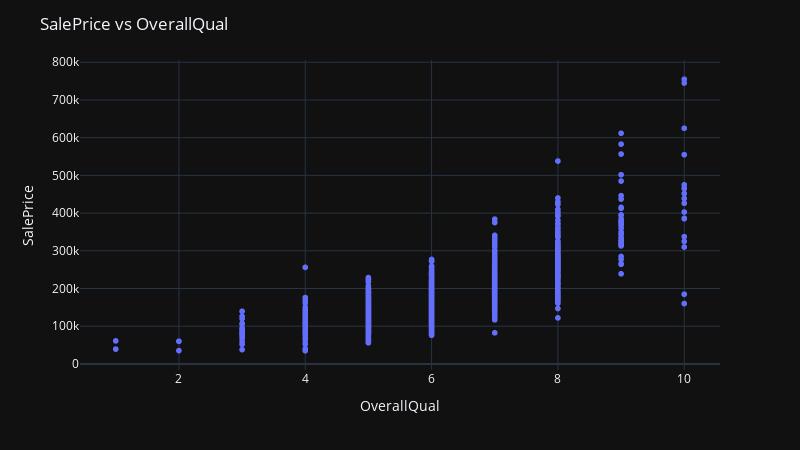
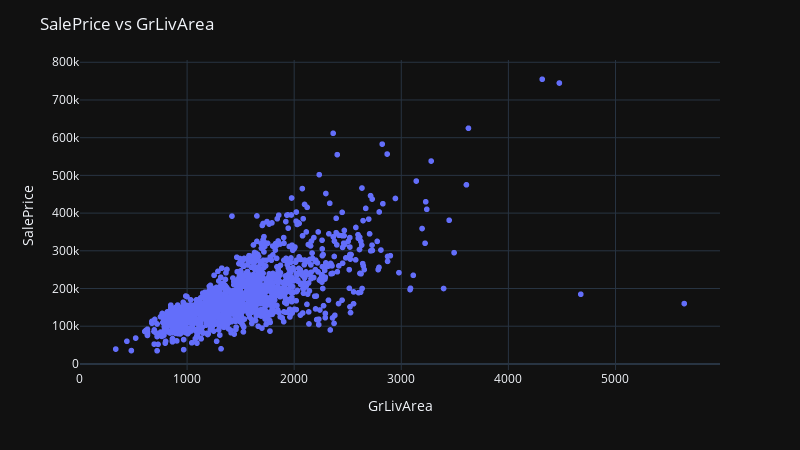
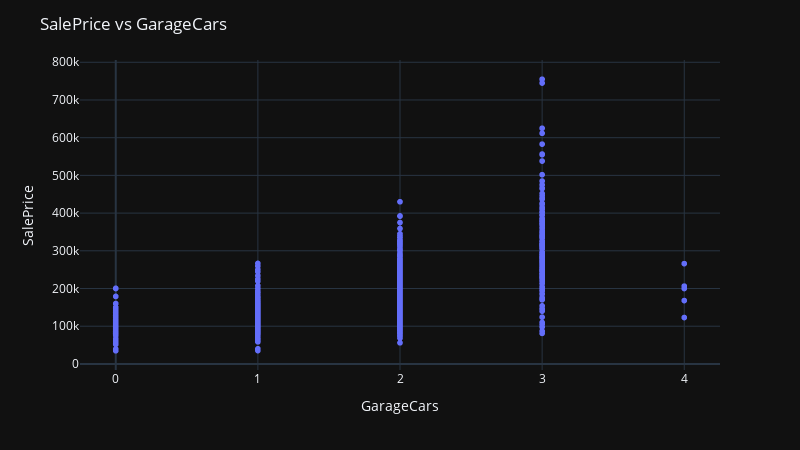
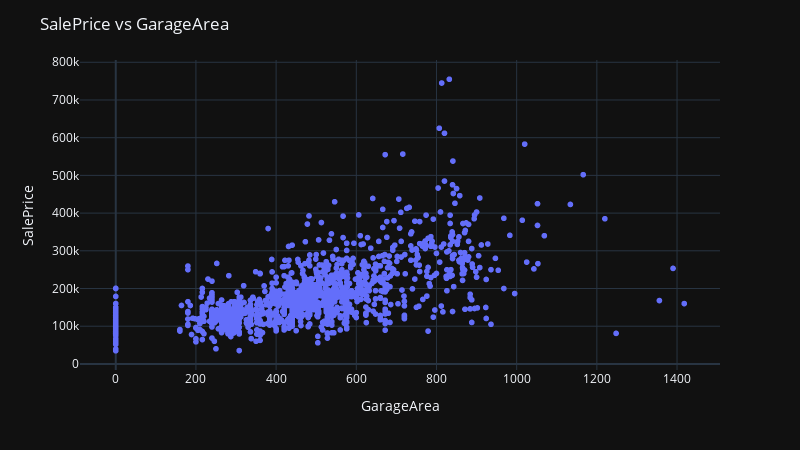

The cell these charts' notebook holds for them, in order:
### Code cell
# check the outliers for the most highly correlated features
for c in corrs.index[:5]:
    plotly_scatter(train, c, 'SalePrice')

### Figure 1 — Plotly figure (JSON) as saved in the notebook; plotly's stock layout.template omitted (floating-point values rounded to 4 significant figures; data arrays with more than 128 entries replaced by an {"elided": "..."} marker saying what was removed)
{"data": [{"hovertemplate": "x=%{x}<br>y=%{y}<extra></extra>", "legendgroup": "", "marker": {"color": "#636efa", "symbol": "circle"}, "mode": "markers", "name": "", "showlegend": false, "type": "scattergl", "x": {"elided": "1460 int values"}, "xaxis": "x", "y": {"elided": "1460 int values"}, "yaxis": "y"}], "layout": {"height": 450, "legend": {"tracegroupgap": 0}, "margin": {"t": 60}, "title": {"text": "SalePrice vs OverallQual"}, "width": 800, "xaxis": {"anchor": "y", "domain": [0, 1], "title": {"text": "OverallQual"}}, "yaxis": {"anchor": "x", "domain": [0, 1], "title": {"text": "SalePrice"}}}}

### Figure 2 — Plotly figure (JSON) as saved in the notebook; plotly's stock layout.template omitted (floating-point values rounded to 4 significant figures; data arrays with more than 128 entries replaced by an {"elided": "..."} marker saying what was removed)
{"data": [{"hovertemplate": "x=%{x}<br>y=%{y}<extra></extra>", "legendgroup": "", "marker": {"color": "#636efa", "symbol": "circle"}, "mode": "markers", "name": "", "showlegend": false, "type": "scattergl", "x": {"elided": "1460 int values"}, "xaxis": "x", "y": {"elided": "1460 int values"}, "yaxis": "y"}], "layout": {"height": 450, "legend": {"tracegroupgap": 0}, "margin": {"t": 60}, "title": {"text": "SalePrice vs GrLivArea"}, "width": 800, "xaxis": {"anchor": "y", "domain": [0, 1], "title": {"text": "GrLivArea"}}, "yaxis": {"anchor": "x", "domain": [0, 1], "title": {"text": "SalePrice"}}}}

### Figure 3 — Plotly figure (JSON) as saved in the notebook; plotly's stock layout.template omitted (floating-point values rounded to 4 significant figures; data arrays with more than 128 entries replaced by an {"elided": "..."} marker saying what was removed)
{"data": [{"hovertemplate": "x=%{x}<br>y=%{y}<extra></extra>", "legendgroup": "", "marker": {"color": "#636efa", "symbol": "circle"}, "mode": "markers", "name": "", "showlegend": false, "type": "scattergl", "x": {"elided": "1460 int values"}, "xaxis": "x", "y": {"elided": "1460 int values"}, "yaxis": "y"}], "layout": {"height": 450, "legend": {"tracegroupgap": 0}, "margin": {"t": 60}, "title": {"text": "SalePrice vs GarageCars"}, "width": 800, "xaxis": {"anchor": "y", "domain": [0, 1], "title": {"text": "GarageCars"}}, "yaxis": {"anchor": "x", "domain": [0, 1], "title": {"text": "SalePrice"}}}}

### Figure 4 — Plotly figure (JSON) as saved in the notebook; plotly's stock layout.template omitted (floating-point values rounded to 4 significant figures; data arrays with more than 128 entries replaced by an {"elided": "..."} marker saying what was removed)
{"data": [{"hovertemplate": "x=%{x}<br>y=%{y}<extra></extra>", "legendgroup": "", "marker": {"color": "#636efa", "symbol": "circle"}, "mode": "markers", "name": "", "showlegend": false, "type": "scattergl", "x": {"elided": "1460 int values"}, "xaxis": "x", "y": {"elided": "1460 int values"}, "yaxis": "y"}], "layout": {"height": 450, "legend": {"tracegroupgap": 0}, "margin": {"t": 60}, "title": {"text": "SalePrice vs GarageArea"}, "width": 800, "xaxis": {"anchor": "y", "domain": [0, 1], "title": {"text": "GarageArea"}}, "yaxis": {"anchor": "x", "domain": [0, 1], "title": {"text": "SalePrice"}}}}
